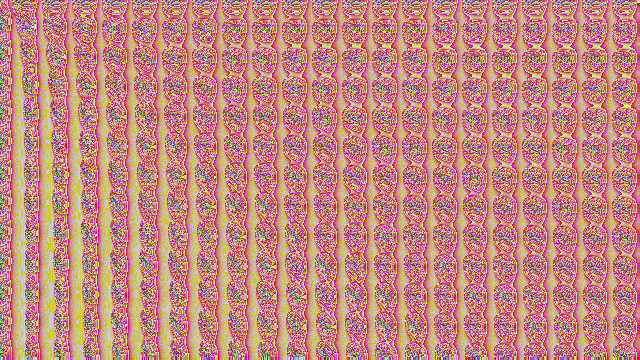
Frame 1 (no input)
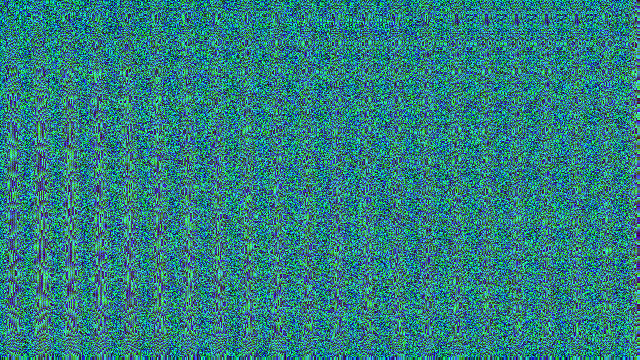
Frame 60 (the mouse pressed at the canvas centre just before this capture)
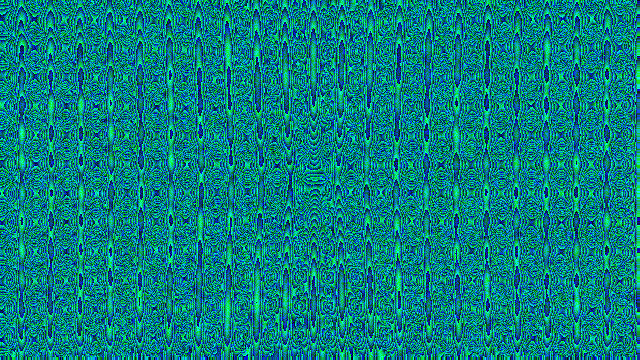
Frame 120 (the mouse held since frame 60 and released just before this capture)

The Processing sketch that drew these frames (run headless with seeded random() and noise(); from frame 60 on, the mouse is pressed at the canvas centre):

// Processing sketch: Vectors
// ── Vectors.pde
ArrayList<PVector> mesh = new ArrayList();


void setup() {
  size(640, 360);
}

int diameter = 30;

void addLine(int x, int y) {
  PVector mouse = new PVector(mouseX, mouseY);
  PVector point = new PVector(x, y);
  mouse.sub(point);
  mouse.normalize();
  mouse.mult(diameter/2);
  translate(x, y);
  strokeWeight(2);
  line(0, 0, mouse.x, mouse.y);
  translate(-x, -y);
}

// Trippy
void filter(int r){
  for(int x = r; x < width - r; x++){
     for(int y = r; y < height - r; y++){
       int count = 0;
       int sum = 0;
       for(int sx = x - r; sx <= x + r; sx++){
         for(int sy = y - r; sy <= y + r; sy++){
           sum += get(sx,sy);
           count++;
         }
       }
       int average = sum/count;
       
      for(int sx = x - r; sx <= x + r; sx++){
         for(int sy = y - r; sy <= y + r; sy++){
           set(sx,sy,color(average));
         }
       }
       
     }  
  }  
}

void draw() {
  //background(255);
  for (int x = 0; x <= width; x+= diameter) {
    for (int y = 0; y <= height; y+= diameter) {
      addLine(x, y);
    }
  }
  filter(1);
}
